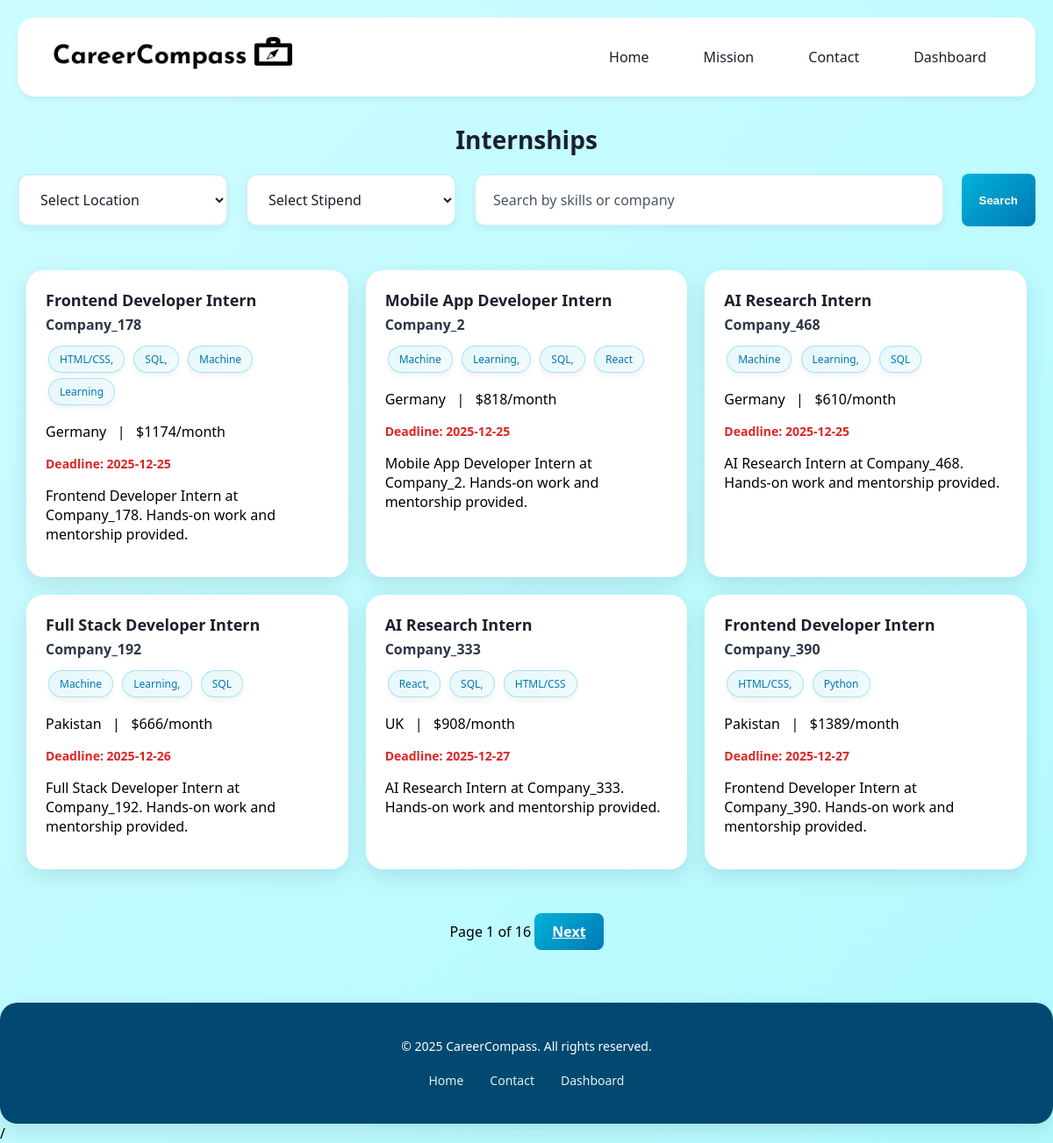
Screenshot of /internships/ with the database file from the repository.
### CareerCompassapp/views.py (the view, shortened to what this page needs)
# urls.py: path('internships/', views.internships_view, name='internships'),
def internships_view(request):
    conn = sqlite3.connect("career_compass.db")
    cursor = conn.cursor()
    current_date = datetime.now().strftime("%Y-%m-%d")
    search = request.GET.get("search", "").strip()
    location = request.GET.get("location", "")
    stipend = request.GET.get("stipend", "")
    query = """
        SELECT i.title, c.name AS company_name, i.location, i.duration,
               i.skills_required, i.deadline, i.description, i.stipend
        FROM internships i
        LEFT JOIN companies c ON i.company_id = c.company_id
        WHERE i.deadline >= ?
    """
    params = [current_date]
    if search:
        query += " AND (LOWER(c.name) LIKE ? OR LOWER(i.skills_required) LIKE ?)"
        params.extend([f"%{search.lower()}%", f"%{search.lower()}%"])
    if location:
        query += " AND LOWER(i.location) = ?"
        params.append(location.lower())
    query += " ORDER BY i.deadline ASC"
    cursor.execute(query, params)
    rows = cursor.fetchall()
    conn.close()
    internships = [
        {
            "title": r[0],
            "company_name": r[1],
            "location": r[2],
            "duration": r[3],
            "skills_required": r[4],
            "deadline": r[5],
            "description": r[6],
            "stipend": r[7],
        }
        for r in rows
    ]
    paginator = Paginator(internships, 6)
    page_number = request.GET.get("page")
    page_obj = paginator.get_page(page_number)
    return render(request, "CareerCompassapp/internships.html", {
        "internships": page_obj,
        "search": search,
        "location": location,
        "stipend": stipend,
    })

### templates/CareerCompassapp/internships.html (shortened to what this page needs)
{% load static %}
<!DOCTYPE html>
<html lang="en">
<head>
  <link rel="stylesheet" href="https://cdnjs.cloudflare.com/ajax/libs/font-awesome/6.4.0/css/all.min.css">
</head>
<body>
  <div class="container">
    <header class="header">
      <a href="{% url 'home' %}" class="logo">
        <div class="logo-icon"><img src="{% static 'CareerCompassapp/logo.png' %}" alt="CC Logo"></div>
      </a>
      <nav class="nav-menu">
        <a href="{% url 'home' %}">Home</a>
        <a href="#mission">Mission</a>
        <a href="{% url 'contact' %}">Contact</a>
        <a href="{% url 'dashboard' %}">Dashboard</a>
      </nav>
    </header>
  </div>
  <h2 class="page-heading">Internships</h2>
<form method="get" class="filters">
<select id="locationFilter" name="location">
    <option value="">Select Location</option>
  </select>
<select id="stipendFilter" name="stipend">
    <option value="">Select Stipend</option>
  </select>
  <input type="text"
         name="search"
         placeholder="Search by skills or company"
         value="{{ request.GET.search|default:'' }}"
         style="flex:1;">
  <button type="submit" class="apply-btn">Search</button>
</form>
<div class="internships" id="internshipList">
  {% for internship in internships %}
  <div class="card"
       data-location="{{ internship.location }}"
       data-stipend="{{ internship.stipend }}"
       data-tags="{{ internship.skills_required }}"
       data-company="{{ internship.company_name }}">
    <h3>{{ internship.title }}</h3>
    <p class="company">{{ internship.company_name }}</p>
    <div class="tags">
      {% for skill in internship.skills_required.split %}
      <span>{{ skill }}</span>
      {% endfor %}
    </div>
    <p>{{ internship.location }} &nbsp; | &nbsp; ${{ internship.stipend }}/month</p>
    <p class="deadline">Deadline: {{ internship.deadline }}</p>
    <p>{{ internship.description }}</p>
  </div>
  {% empty %}
  <p>No internships available at the moment.</p>
  {% endfor %}
</div>
<div class="pagination" style="text-align:center; margin-top: 20px;">
  <span>Page {{ internships.number }} of {{ internships.paginator.num_pages }}</span>
  {% if internships.has_next %}
    <a href="?page={{ internships.next_page_number }}&search={{ search }}&location={{ location }}&stipend={{ stipend }}" class="apply-btn">Next</a>
  {% endif %}
</div>
  <footer class="footer">
    <p>&copy; 2025 CareerCompass. All rights reserved.</p>
    <div class="footer-links">
      <a href="{% url 'home' %}">Home</a>
      <a href="{% url 'contact' %}">Contact</a>
      <a href="{% url 'dashboard' %}">Dashboard</a>
    </div>
  </footer>
/
</body>
</html>

### templates/CareerCompassapp/internships.html (style rules this page uses)
:root { --primary-blue: #00b4d8; --primary-dark: #0077b6; --primary-darker: #005577; --accent-blue: #014970; --background-light: #CDFCFF; --background-medium: #B2FAFF; --text-dark: #1a202c; --text-medium: #2d3748; --text-light: #4a5568; --white: #ffffff; --shadow-sm: 0 4px 6px rgba(0,0,0,0.05); --shadow-md: 0 8px 25px rgba(0,0,0,0.1); --shadow-lg: 0 20px 40px rgba(0,0,0,0.08); }
body { margin: 0; font-family: 'Segoe UI', Tahoma, Geneva, Verdana, sans-serif; background: linear-gradient(135deg, var(--background-light) 0%, var(--background-medium) 100%); }
.container { max-width: 1455px; margin: 0 auto; padding: 20px; }
.header { display: flex; justify-content: space-between; align-items: center; padding: 20px 40px; margin-bottom: 0; background: var(--white); border-radius: 20px; box-shadow: var(--shadow-sm); height: 50px; overflow: hidden; }
.logo { display: flex; align-items: center; font-size: 28px; font-weight: 700; color: var(--text-dark); text-decoration: none; transition: transform 0.3s ease; height: 100%; }
.logo-icon { width: 300px; height: 300px; margin-right: 12px; display: flex; align-items: center; justify-content: center; flex-shrink: 0; margin-top: 85px; }
.logo-icon img { width: 100%; height: 100%; object-fit: contain; display: block; }
.nav-menu { display: flex; gap: 30px; align-items: center; }
.nav-menu a { color: var(--text-dark); text-decoration: none; font-weight: 500; font-size: 16px; transition: all 0.3s ease; padding: 8px 16px; border-radius: 20px; }
.filters { display: flex; justify-content: center; margin: 20px; gap: 20px; flex-wrap: wrap; }
select, input[type="text"] { padding: 16px 20px; border-radius: 12px; border: 2px solid rgba(0, 180, 216, 0.2); min-width: 240px; box-shadow: var(--shadow-sm); background: var(--white); color: var(--text-dark); font-size: 16px; font-family: 'Segoe UI', Tahoma, Geneva, Verdana, sans-serif; transition: all 0.3s ease; }
input[type="text"]::placeholder { color: var(--text-light); }
select option { color: var(--text-dark); }
.page-heading { text-align: center; color: var(--text-dark); font-size: 28px; font-weight: bold; margin: 10px 0 0; }
.internships { display: grid; grid-template-columns: repeat(3, 1fr); gap: 20px; padding: 30px; }
.card { background: var(--white); padding: 20px; border-radius: 20px; box-shadow: var(--shadow-md); transition: all 0.3s ease; border: 2px solid transparent; }
.card h3 { margin: 0; font-size: 18px; color: var(--text-dark); }
.company { font-weight: bold; margin: 5px 0 10px; color: var(--text-medium); }
.tags span { background: linear-gradient(135deg, rgba(0, 180, 216, 0.1), rgba(0, 180, 216, 0.05)); border: 1px solid rgba(0, 180, 216, 0.3); border-radius: 20px; padding: 6px 12px; margin: 3px; display: inline-block; font-size: 12px; color: var(--primary-dark); box-shadow: var(--shadow-sm); }
.deadline { color: #dc2626; font-size: 14px; margin: 10px 0; font-weight: 600; }
.apply-btn { background: linear-gradient(135deg, var(--primary-blue), var(--primary-dark)); color: white; padding: 10px 20px; border-radius: 8px; border: none; font-weight: 600; cursor: pointer; transition: 0.3s; display: inline-block; width: auto; }
.footer { background: var(--accent-blue); color: var(--white); text-align: center; padding: 40px 20px; margin-top: 60px; font-size: 14px; font-weight: 500; border-radius: 20px; box-shadow: var(--shadow-md); }
.footer p { margin: 0; }
.footer-links { margin-top: 20px; display: flex; gap: 30px; justify-content: center; flex-wrap: wrap; }
.footer-links a { color: var(--white); text-decoration: none; opacity: 0.9; transition: all 0.3s ease; }

### rows the page displays
internships: title "Frontend Developer Intern", company_name "Company_178", split "HTML/CSS," "SQL," "Machine" "Learning", location "Germany", stipend "1174", deadline "2025-12-25", description "Frontend Developer Intern at Company_178. Hands-on work and mentorship provided."
internships: title "Mobile App Developer Intern", company_name "Company_2", split "Machine" "Learning," "SQL," "React", location "Germany", stipend "818", deadline "2025-12-25", description "Mobile App Developer Intern at Company_2. Hands-on work and mentorship provided."
internships: title "AI Research Intern", company_name "Company_468", split "Machine" "Learning," "SQL", location "Germany", stipend "610", deadline "2025-12-25", description "AI Research Intern at Company_468. Hands-on work and mentorship provided."
internships: title "Full Stack Developer Intern", company_name "Company_192", split "Machine" "Learning," "SQL", location "Pakistan", stipend "666", deadline "2025-12-26", description "Full Stack Developer Intern at Company_192. Hands-on work and mentorship provided."
internships: title "AI Research Intern", company_name "Company_333", split "React," "SQL," "HTML/CSS", location "UK", stipend "908", deadline "2025-12-27", description "AI Research Intern at Company_333. Hands-on work and mentorship provided."
internships: title "Frontend Developer Intern", company_name "Company_390", split "HTML/CSS," "Python", location "Pakistan", stipend "1389", deadline "2025-12-27", description "Frontend Developer Intern at Company_390. Hands-on work and mentorship provided."

### other values shown
{{ internships.number }} "1"
{{ internships.paginator.num_pages }} "16"
